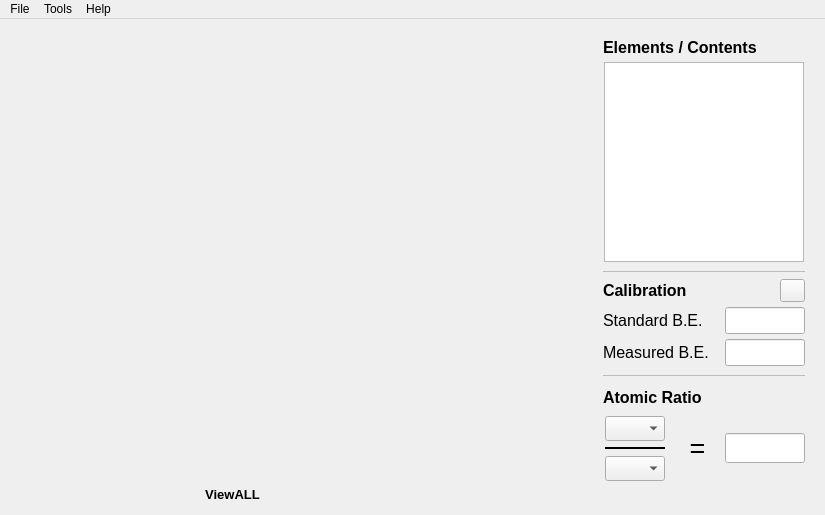
<?xml version="1.0" encoding="UTF-8"?>
<ui version="4.0">
 <class>MainWindow</class>
 <widget class="QMainWindow" name="MainWindow">
  <property name="geometry">
   <rect>
    <x>0</x>
    <y>0</y>
    <width>825</width>
    <height>515</height>
   </rect>
  </property>
  <property name="sizePolicy">
   <sizepolicy hsizetype="Minimum" vsizetype="Minimum">
    <horstretch>0</horstretch>
    <verstretch>0</verstretch>
   </sizepolicy>
  </property>
  <property name="minimumSize">
   <size>
    <width>825</width>
    <height>515</height>
   </size>
  </property>
  <property name="maximumSize">
   <size>
    <width>825</width>
    <height>515</height>
   </size>
  </property>
  <property name="windowTitle">
   <string>XPSPRE</string>
  </property>
  <property name="tabShape">
   <enum>QTabWidget::Rounded</enum>
  </property>
  <widget class="QWidget" name="centralwidget">
   <widget class="QWidget" name="layoutWidget">
    <property name="geometry">
     <rect>
      <x>-10</x>
      <y>-10</y>
      <width>825</width>
      <height>512</height>
     </rect>
    </property>
    <layout class="QHBoxLayout" name="horizontalLayout">
     <property name="spacing">
      <number>0</number>
     </property>
     <property name="sizeConstraint">
      <enum>QLayout::SetDefaultConstraint</enum>
     </property>
     <item>
      <widget class="MplWidget" name="MplWidget" native="true">
       <property name="sizePolicy">
        <sizepolicy hsizetype="Fixed" vsizetype="Fixed">
         <horstretch>0</horstretch>
         <verstretch>0</verstretch>
        </sizepolicy>
       </property>
       <property name="minimumSize">
        <size>
         <width>600</width>
         <height>510</height>
        </size>
       </property>
       <property name="maximumSize">
        <size>
         <width>600</width>
         <height>510</height>
        </size>
       </property>
       <widget class="QPushButton" name="pushButton">
        <property name="geometry">
         <rect>
          <x>200</x>
          <y>470</y>
          <width>85</width>
          <height>28</height>
         </rect>
        </property>
        <property name="font">
         <font>
          <family>Segoe UI</family>
          <pointsize>10</pointsize>
          <weight>75</weight>
          <bold>true</bold>
         </font>
        </property>
        <property name="text">
         <string>ViewALL</string>
        </property>
        <property name="icon">
         <iconset resource="../resource.qrc">
          <normaloff>:/Main/Imag/eyeicon.png</normaloff>:/Main/Imag/eyeicon.png</iconset>
        </property>
        <property name="iconSize">
         <size>
          <width>20</width>
          <height>20</height>
         </size>
        </property>
        <property name="autoDefault">
         <bool>false</bool>
        </property>
        <property name="default">
         <bool>false</bool>
        </property>
        <property name="flat">
         <bool>true</bool>
        </property>
       </widget>
      </widget>
     </item>
     <item>
      <layout class="QVBoxLayout" name="verticalLayout_1">
       <property name="spacing">
        <number>0</number>
       </property>
       <property name="leftMargin">
        <number>5</number>
       </property>
       <property name="topMargin">
        <number>5</number>
       </property>
       <property name="rightMargin">
        <number>5</number>
       </property>
       <property name="bottomMargin">
        <number>5</number>
       </property>
       <item>
        <spacer name="verticalSpacer_1">
         <property name="orientation">
          <enum>Qt::Vertical</enum>
         </property>
         <property name="sizeType">
          <enum>QSizePolicy::Fixed</enum>
         </property>
         <property name="sizeHint" stdset="0">
          <size>
           <width>20</width>
           <height>15</height>
          </size>
         </property>
        </spacer>
       </item>
       <item>
        <layout class="QHBoxLayout" name="horizontalLayout_1">
         <property name="spacing">
          <number>0</number>
         </property>
         <property name="leftMargin">
          <number>5</number>
         </property>
         <property name="topMargin">
          <number>5</number>
         </property>
         <property name="rightMargin">
          <number>5</number>
         </property>
         <property name="bottomMargin">
          <number>2</number>
         </property>
         <item>
          <spacer name="horizontalSpacer_1">
           <property name="orientation">
            <enum>Qt::Horizontal</enum>
           </property>
           <property name="sizeType">
            <enum>QSizePolicy::Fixed</enum>
           </property>
           <property name="sizeHint" stdset="0">
            <size>
             <width>3</width>
             <height>20</height>
            </size>
           </property>
          </spacer>
         </item>
         <item>
          <widget class="QLabel" name="label_1">
           <property name="sizePolicy">
            <sizepolicy hsizetype="Minimum" vsizetype="Minimum">
             <horstretch>0</horstretch>
             <verstretch>0</verstretch>
            </sizepolicy>
           </property>
           <property name="font">
            <font>
             <pointsize>12</pointsize>
             <weight>75</weight>
             <bold>true</bold>
            </font>
           </property>
           <property name="text">
            <string>Elements / Contents</string>
           </property>
          </widget>
         </item>
        </layout>
       </item>
       <item>
        <layout class="QHBoxLayout" name="horizontalLayout_2">
         <property name="spacing">
          <number>0</number>
         </property>
         <property name="leftMargin">
          <number>5</number>
         </property>
         <property name="topMargin">
          <number>0</number>
         </property>
         <property name="rightMargin">
          <number>5</number>
         </property>
         <property name="bottomMargin">
          <number>2</number>
         </property>
         <item>
          <spacer name="horizontalSpacer_2">
           <property name="orientation">
            <enum>Qt::Horizontal</enum>
           </property>
           <property name="sizeType">
            <enum>QSizePolicy::Fixed</enum>
           </property>
           <property name="sizeHint" stdset="0">
            <size>
             <width>3</width>
             <height>20</height>
            </size>
           </property>
          </spacer>
         </item>
         <item>
          <widget class="QListWidget" name="listWidget">
           <property name="sizePolicy">
            <sizepolicy hsizetype="Minimum" vsizetype="Minimum">
             <horstretch>0</horstretch>
             <verstretch>0</verstretch>
            </sizepolicy>
           </property>
           <property name="minimumSize">
            <size>
             <width>200</width>
             <height>200</height>
            </size>
           </property>
           <property name="maximumSize">
            <size>
             <width>200</width>
             <height>200</height>
            </size>
           </property>
           <property name="font">
            <font>
             <pointsize>13</pointsize>
            </font>
           </property>
          </widget>
         </item>
        </layout>
       </item>
       <item>
        <layout class="QHBoxLayout" name="horizontalLayout_3">
         <property name="spacing">
          <number>0</number>
         </property>
         <property name="leftMargin">
          <number>5</number>
         </property>
         <property name="topMargin">
          <number>5</number>
         </property>
         <property name="rightMargin">
          <number>5</number>
         </property>
         <property name="bottomMargin">
          <number>0</number>
         </property>
         <item>
          <spacer name="horizontalSpacer_3">
           <property name="orientation">
            <enum>Qt::Horizontal</enum>
           </property>
           <property name="sizeType">
            <enum>QSizePolicy::Fixed</enum>
           </property>
           <property name="sizeHint" stdset="0">
            <size>
             <width>3</width>
             <height>5</height>
            </size>
           </property>
          </spacer>
         </item>
         <item>
          <widget class="Line" name="line_1">
           <property name="minimumSize">
            <size>
             <width>165</width>
             <height>0</height>
            </size>
           </property>
           <property name="styleSheet">
            <string notr="true">color: rgb(188, 188, 188);</string>
           </property>
           <property name="frameShadow">
            <enum>QFrame::Plain</enum>
           </property>
           <property name="lineWidth">
            <number>1</number>
           </property>
           <property name="midLineWidth">
            <number>1</number>
           </property>
           <property name="orientation">
            <enum>Qt::Horizontal</enum>
           </property>
          </widget>
         </item>
        </layout>
       </item>
       <item>
        <layout class="QHBoxLayout" name="horizontalLayout_4">
         <property name="spacing">
          <number>0</number>
         </property>
         <property name="leftMargin">
          <number>5</number>
         </property>
         <property name="topMargin">
          <number>5</number>
         </property>
         <property name="rightMargin">
          <number>5</number>
         </property>
         <property name="bottomMargin">
          <number>0</number>
         </property>
         <item>
          <spacer name="horizontalSpace_4">
           <property name="orientation">
            <enum>Qt::Horizontal</enum>
           </property>
           <property name="sizeType">
            <enum>QSizePolicy::Fixed</enum>
           </property>
           <property name="sizeHint" stdset="0">
            <size>
             <width>3</width>
             <height>20</height>
            </size>
           </property>
          </spacer>
         </item>
         <item>
          <widget class="QLabel" name="label_2">
           <property name="sizePolicy">
            <sizepolicy hsizetype="Minimum" vsizetype="Minimum">
             <horstretch>0</horstretch>
             <verstretch>0</verstretch>
            </sizepolicy>
           </property>
           <property name="font">
            <font>
             <pointsize>12</pointsize>
             <weight>75</weight>
             <bold>true</bold>
            </font>
           </property>
           <property name="text">
            <string>Calibration</string>
           </property>
          </widget>
         </item>
         <item>
          <spacer name="horizontalSpacer_5">
           <property name="orientation">
            <enum>Qt::Horizontal</enum>
           </property>
           <property name="sizeHint" stdset="0">
            <size>
             <width>85</width>
             <height>20</height>
            </size>
           </property>
          </spacer>
         </item>
         <item>
          <widget class="QToolButton" name="toolButton">
           <property name="sizePolicy">
            <sizepolicy hsizetype="Minimum" vsizetype="Minimum">
             <horstretch>0</horstretch>
             <verstretch>0</verstretch>
            </sizepolicy>
           </property>
           <property name="minimumSize">
            <size>
             <width>25</width>
             <height>23</height>
            </size>
           </property>
           <property name="maximumSize">
            <size>
             <width>25</width>
             <height>23</height>
            </size>
           </property>
           <property name="toolTip">
            <string>Run calibrate</string>
           </property>
           <property name="text">
            <string/>
           </property>
           <property name="icon">
            <iconset resource="../resource.qrc">
             <normaloff>:/Main/Imag/runicon.png</normaloff>:/Main/Imag/runicon.png</iconset>
           </property>
           <property name="iconSize">
            <size>
             <width>15</width>
             <height>15</height>
            </size>
           </property>
           <property name="popupMode">
            <enum>QToolButton::DelayedPopup</enum>
           </property>
           <property name="toolButtonStyle">
            <enum>Qt::ToolButtonIconOnly</enum>
           </property>
           <property name="arrowType">
            <enum>Qt::NoArrow</enum>
           </property>
          </widget>
         </item>
        </layout>
       </item>
       <item>
        <layout class="QHBoxLayout" name="horizontalLayout_5">
         <property name="spacing">
          <number>0</number>
         </property>
         <property name="leftMargin">
          <number>5</number>
         </property>
         <property name="topMargin">
          <number>5</number>
         </property>
         <property name="rightMargin">
          <number>5</number>
         </property>
         <item>
          <spacer name="horizontalSpace_5">
           <property name="orientation">
            <enum>Qt::Horizontal</enum>
           </property>
           <property name="sizeType">
            <enum>QSizePolicy::Fixed</enum>
           </property>
           <property name="sizeHint" stdset="0">
            <size>
             <width>3</width>
             <height>20</height>
            </size>
           </property>
          </spacer>
         </item>
         <item>
          <widget class="QLabel" name="label_3">
           <property name="font">
            <font>
             <pointsize>12</pointsize>
             <weight>50</weight>
             <bold>false</bold>
            </font>
           </property>
           <property name="text">
            <string>Standard B.E.</string>
           </property>
          </widget>
         </item>
         <item>
          <spacer name="horizontalSpacer_6">
           <property name="orientation">
            <enum>Qt::Horizontal</enum>
           </property>
           <property name="sizeHint" stdset="0">
            <size>
             <width>19</width>
             <height>20</height>
            </size>
           </property>
          </spacer>
         </item>
         <item>
          <widget class="QLineEdit" name="lineEdit_1">
           <property name="sizePolicy">
            <sizepolicy hsizetype="Minimum" vsizetype="Fixed">
             <horstretch>0</horstretch>
             <verstretch>0</verstretch>
            </sizepolicy>
           </property>
           <property name="minimumSize">
            <size>
             <width>80</width>
             <height>27</height>
            </size>
           </property>
           <property name="maximumSize">
            <size>
             <width>80</width>
             <height>27</height>
            </size>
           </property>
           <property name="font">
            <font>
             <pointsize>12</pointsize>
            </font>
           </property>
           <property name="text">
            <string/>
           </property>
           <property name="echoMode">
            <enum>QLineEdit::Normal</enum>
           </property>
           <property name="placeholderText">
            <string/>
           </property>
          </widget>
         </item>
        </layout>
       </item>
       <item>
        <layout class="QHBoxLayout" name="horizontalLayout_6">
         <property name="spacing">
          <number>0</number>
         </property>
         <property name="leftMargin">
          <number>5</number>
         </property>
         <property name="topMargin">
          <number>5</number>
         </property>
         <property name="rightMargin">
          <number>5</number>
         </property>
         <property name="bottomMargin">
          <number>2</number>
         </property>
         <item>
          <spacer name="horizontalSpace_6">
           <property name="orientation">
            <enum>Qt::Horizontal</enum>
           </property>
           <property name="sizeType">
            <enum>QSizePolicy::Fixed</enum>
           </property>
           <property name="sizeHint" stdset="0">
            <size>
             <width>3</width>
             <height>20</height>
            </size>
           </property>
          </spacer>
         </item>
         <item>
          <widget class="QLabel" name="label_4">
           <property name="font">
            <font>
             <pointsize>12</pointsize>
            </font>
           </property>
           <property name="text">
            <string>Measured B.E.</string>
           </property>
          </widget>
         </item>
         <item>
          <spacer name="horizontalSpacer_7">
           <property name="orientation">
            <enum>Qt::Horizontal</enum>
           </property>
           <property name="sizeHint" stdset="0">
            <size>
             <width>12</width>
             <height>20</height>
            </size>
           </property>
          </spacer>
         </item>
         <item>
          <widget class="QLineEdit" name="lineEdit_2">
           <property name="sizePolicy">
            <sizepolicy hsizetype="Minimum" vsizetype="Fixed">
             <horstretch>0</horstretch>
             <verstretch>0</verstretch>
            </sizepolicy>
           </property>
           <property name="minimumSize">
            <size>
             <width>80</width>
             <height>27</height>
            </size>
           </property>
           <property name="maximumSize">
            <size>
             <width>80</width>
             <height>27</height>
            </size>
           </property>
           <property name="font">
            <font>
             <pointsize>12</pointsize>
            </font>
           </property>
          </widget>
         </item>
        </layout>
       </item>
       <item>
        <layout class="QHBoxLayout" name="horizontalLayout_7">
         <property name="spacing">
          <number>0</number>
         </property>
         <property name="leftMargin">
          <number>5</number>
         </property>
         <property name="topMargin">
          <number>5</number>
         </property>
         <property name="rightMargin">
          <number>5</number>
         </property>
         <property name="bottomMargin">
          <number>0</number>
         </property>
         <item>
          <spacer name="horizontalSpacer_8">
           <property name="orientation">
            <enum>Qt::Horizontal</enum>
           </property>
           <property name="sizeType">
            <enum>QSizePolicy::Fixed</enum>
           </property>
           <property name="sizeHint" stdset="0">
            <size>
             <width>3</width>
             <height>5</height>
            </size>
           </property>
          </spacer>
         </item>
         <item>
          <widget class="Line" name="line_2">
           <property name="minimumSize">
            <size>
             <width>165</width>
             <height>0</height>
            </size>
           </property>
           <property name="styleSheet">
            <string notr="true">color: rgb(188, 188, 188);</string>
           </property>
           <property name="frameShadow">
            <enum>QFrame::Plain</enum>
           </property>
           <property name="lineWidth">
            <number>1</number>
           </property>
           <property name="midLineWidth">
            <number>1</number>
           </property>
           <property name="orientation">
            <enum>Qt::Horizontal</enum>
           </property>
          </widget>
         </item>
        </layout>
       </item>
       <item>
        <layout class="QHBoxLayout" name="horizontalLayout_8">
         <property name="spacing">
          <number>0</number>
         </property>
         <property name="leftMargin">
          <number>5</number>
         </property>
         <property name="topMargin">
          <number>5</number>
         </property>
         <property name="rightMargin">
          <number>5</number>
         </property>
         <property name="bottomMargin">
          <number>0</number>
         </property>
         <item>
          <spacer name="horizontalSpacer_9">
           <property name="orientation">
            <enum>Qt::Horizontal</enum>
           </property>
           <property name="sizeType">
            <enum>QSizePolicy::Fixed</enum>
           </property>
           <property name="sizeHint" stdset="0">
            <size>
             <width>3</width>
             <height>20</height>
            </size>
           </property>
          </spacer>
         </item>
         <item>
          <widget class="QLabel" name="label_5">
           <property name="sizePolicy">
            <sizepolicy hsizetype="Minimum" vsizetype="Minimum">
             <horstretch>0</horstretch>
             <verstretch>0</verstretch>
            </sizepolicy>
           </property>
           <property name="font">
            <font>
             <pointsize>12</pointsize>
             <weight>75</weight>
             <bold>true</bold>
            </font>
           </property>
           <property name="frameShape">
            <enum>QFrame::NoFrame</enum>
           </property>
           <property name="text">
            <string>Atomic Ratio</string>
           </property>
           <property name="alignment">
            <set>Qt::AlignLeading|Qt::AlignLeft|Qt::AlignVCenter</set>
           </property>
          </widget>
         </item>
        </layout>
       </item>
       <item>
        <layout class="QHBoxLayout" name="horizontalLayout_9">
         <property name="spacing">
          <number>0</number>
         </property>
         <property name="leftMargin">
          <number>5</number>
         </property>
         <property name="topMargin">
          <number>0</number>
         </property>
         <property name="rightMargin">
          <number>5</number>
         </property>
         <property name="bottomMargin">
          <number>5</number>
         </property>
         <item>
          <layout class="QVBoxLayout" name="verticalLayout_2">
           <property name="spacing">
            <number>0</number>
           </property>
           <property name="leftMargin">
            <number>5</number>
           </property>
           <property name="topMargin">
            <number>5</number>
           </property>
           <property name="rightMargin">
            <number>5</number>
           </property>
           <property name="bottomMargin">
            <number>5</number>
           </property>
           <item>
            <widget class="QComboBox" name="comboBox_1">
             <property name="sizePolicy">
              <sizepolicy hsizetype="Fixed" vsizetype="Fixed">
               <horstretch>0</horstretch>
               <verstretch>0</verstretch>
              </sizepolicy>
             </property>
             <property name="minimumSize">
              <size>
               <width>60</width>
               <height>25</height>
              </size>
             </property>
             <property name="maximumSize">
              <size>
               <width>60</width>
               <height>25</height>
              </size>
             </property>
             <property name="font">
              <font>
               <pointsize>10</pointsize>
               <weight>75</weight>
               <bold>true</bold>
              </font>
             </property>
            </widget>
           </item>
           <item>
            <widget class="Line" name="line_4">
             <property name="sizePolicy">
              <sizepolicy hsizetype="Fixed" vsizetype="Fixed">
               <horstretch>0</horstretch>
               <verstretch>0</verstretch>
              </sizepolicy>
             </property>
             <property name="minimumSize">
              <size>
               <width>60</width>
               <height>15</height>
              </size>
             </property>
             <property name="maximumSize">
              <size>
               <width>60</width>
               <height>15</height>
              </size>
             </property>
             <property name="baseSize">
              <size>
               <width>0</width>
               <height>0</height>
              </size>
             </property>
             <property name="font">
              <font>
               <family>Microsoft YaHei UI Light</family>
               <pointsize>9</pointsize>
               <weight>50</weight>
               <bold>false</bold>
              </font>
             </property>
             <property name="styleSheet">
              <string notr="true">color: rgb(0, 0, 0);</string>
             </property>
             <property name="frameShadow">
              <enum>QFrame::Plain</enum>
             </property>
             <property name="lineWidth">
              <number>2</number>
             </property>
             <property name="midLineWidth">
              <number>0</number>
             </property>
             <property name="orientation">
              <enum>Qt::Horizontal</enum>
             </property>
            </widget>
           </item>
           <item>
            <widget class="QComboBox" name="comboBox_2">
             <property name="sizePolicy">
              <sizepolicy hsizetype="Fixed" vsizetype="Fixed">
               <horstretch>0</horstretch>
               <verstretch>0</verstretch>
              </sizepolicy>
             </property>
             <property name="minimumSize">
              <size>
               <width>60</width>
               <height>25</height>
              </size>
             </property>
             <property name="maximumSize">
              <size>
               <width>60</width>
               <height>25</height>
              </size>
             </property>
             <property name="font">
              <font>
               <pointsize>10</pointsize>
               <weight>75</weight>
               <bold>true</bold>
              </font>
             </property>
            </widget>
           </item>
          </layout>
         </item>
         <item>
          <widget class="QLabel" name="label_6">
           <property name="font">
            <font>
             <pointsize>20</pointsize>
             <weight>50</weight>
             <bold>false</bold>
            </font>
           </property>
           <property name="text">
            <string>=</string>
           </property>
           <property name="alignment">
            <set>Qt::AlignCenter</set>
           </property>
          </widget>
         </item>
         <item>
          <widget class="QLineEdit" name="lineEdit_3">
           <property name="sizePolicy">
            <sizepolicy hsizetype="Fixed" vsizetype="Fixed">
             <horstretch>0</horstretch>
             <verstretch>0</verstretch>
            </sizepolicy>
           </property>
           <property name="minimumSize">
            <size>
             <width>80</width>
             <height>30</height>
            </size>
           </property>
           <property name="maximumSize">
            <size>
             <width>80</width>
             <height>30</height>
            </size>
           </property>
           <property name="font">
            <font>
             <pointsize>12</pointsize>
            </font>
           </property>
           <property name="readOnly">
            <bool>true</bool>
           </property>
          </widget>
         </item>
        </layout>
       </item>
       <item>
        <spacer name="verticalSpacer_2">
         <property name="orientation">
          <enum>Qt::Vertical</enum>
         </property>
         <property name="sizeType">
          <enum>QSizePolicy::Fixed</enum>
         </property>
         <property name="sizeHint" stdset="0">
          <size>
           <width>20</width>
           <height>25</height>
          </size>
         </property>
        </spacer>
       </item>
      </layout>
     </item>
    </layout>
   </widget>
  </widget>
  <widget class="QMenuBar" name="menubar">
   <property name="geometry">
    <rect>
     <x>0</x>
     <y>0</y>
     <width>825</width>
     <height>23</height>
    </rect>
   </property>
   <widget class="QMenu" name="menu_1">
    <property name="title">
     <string>File</string>
    </property>
    <widget class="QMenu" name="menuExport">
     <property name="title">
      <string>Export...</string>
     </property>
     <addaction name="actionElement_spectrum"/>
     <addaction name="actionXPS_File"/>
    </widget>
    <addaction name="actionImport_Files"/>
    <addaction name="menuExport"/>
    <addaction name="separator"/>
    <addaction name="actionExit"/>
   </widget>
   <widget class="QMenu" name="menu_2">
    <property name="title">
     <string>Tools</string>
    </property>
    <addaction name="actionCalculator"/>
    <addaction name="actionComparation"/>
    <addaction name="actionRetrieve"/>
   </widget>
   <widget class="QMenu" name="menuHelp">
    <property name="title">
     <string>Help</string>
    </property>
    <addaction name="actionHelp_Contents"/>
    <addaction name="actionAbout_XPSPRE"/>
   </widget>
   <addaction name="menu_1"/>
   <addaction name="menu_2"/>
   <addaction name="menuHelp"/>
  </widget>
  <action name="actionExit">
   <property name="text">
    <string>Exit</string>
   </property>
   <property name="shortcut">
    <string>Ctrl+Q</string>
   </property>
  </action>
  <action name="actionCalculator">
   <property name="text">
    <string>Calculator</string>
   </property>
   <property name="shortcut">
    <string>Ctrl+J</string>
   </property>
  </action>
  <action name="actionComparation">
   <property name="text">
    <string>Comparation</string>
   </property>
   <property name="shortcut">
    <string>Ctrl+B</string>
   </property>
  </action>
  <action name="actionElement_spectrum">
   <property name="text">
    <string>Element Spectrum (.txt)</string>
   </property>
   <property name="shortcut">
    <string>Ctrl+S</string>
   </property>
  </action>
  <action name="actionXPS_File">
   <property name="text">
    <string>XPS File (.xps)</string>
   </property>
   <property name="shortcut">
    <string>Ctrl+X</string>
   </property>
  </action>
  <action name="actionRetrieve">
   <property name="text">
    <string>Retrieve</string>
   </property>
   <property name="shortcut">
    <string>Ctrl+R</string>
   </property>
  </action>
  <action name="actionHelp_Contents">
   <property name="text">
    <string>Help Contents</string>
   </property>
   <property name="shortcut">
    <string>Ctrl+H</string>
   </property>
  </action>
  <action name="actionAbout_XPSPRE">
   <property name="text">
    <string>About XPSPRE</string>
   </property>
  </action>
  <action name="actionImport_Files">
   <property name="text">
    <string>Import Files</string>
   </property>
   <property name="shortcut">
    <string>Ctrl+O</string>
   </property>
  </action>
 </widget>
 <customwidgets>
  <customwidget>
   <class>MplWidget</class>
   <extends>QWidget</extends>
   <header>mplwidget.h</header>
   <container>1</container>
  </customwidget>
 </customwidgets>
 <resources>
  <include location="../resource.qrc"/>
 </resources>
 <connections/>
 <slots>
  <slot>draw()</slot>
 </slots>
</ui>
